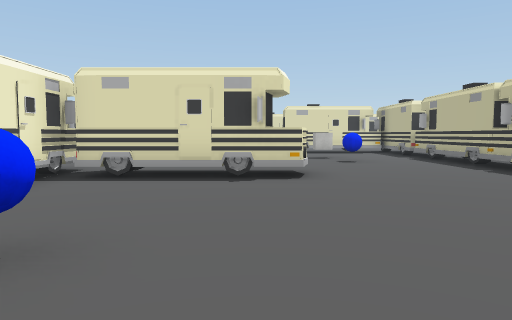
View 1 (above)

23 first-person views from a walk through a Unity game level. The camera is 1.4 m above the floor, tilts 4° down and sees 70° across. The floor is counted in squares, 2 m on a side. Each view is taken from the middle of a square. On the plan, view 1 faces up. The plan holds only what a view shows up to about 11 squares ahead; the rest is blank. The place goes on beyond the plan. The player character is not drawn. Some animated figures are left out. Some surface patterns are stand-ins.

View 2
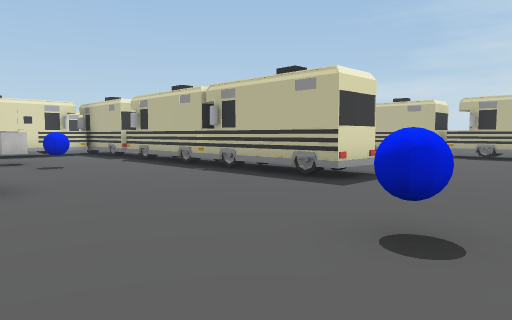

View 3
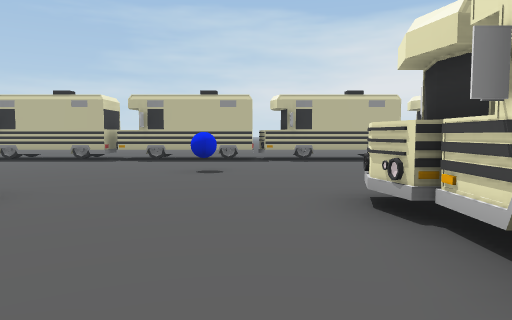

View 4
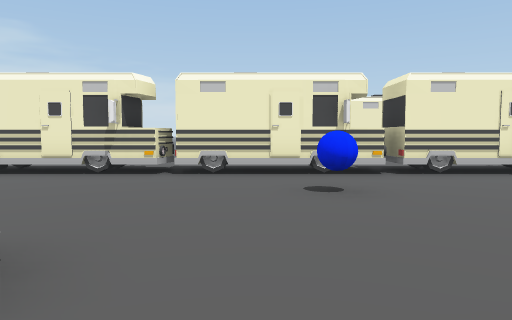

View 5
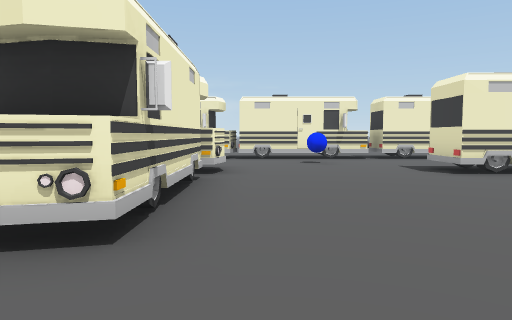

View 6
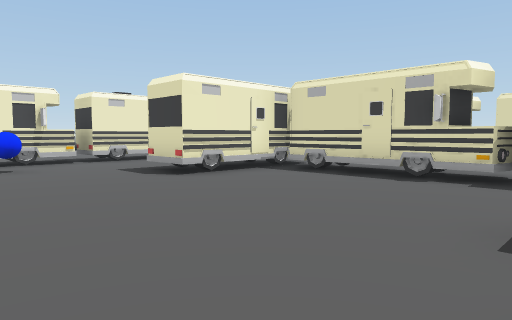

View 7
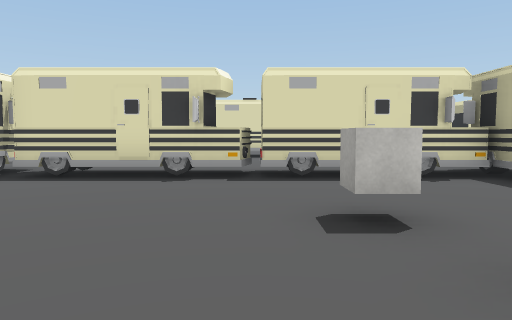

View 8
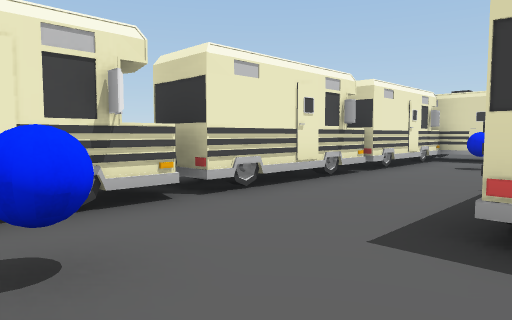

View 9
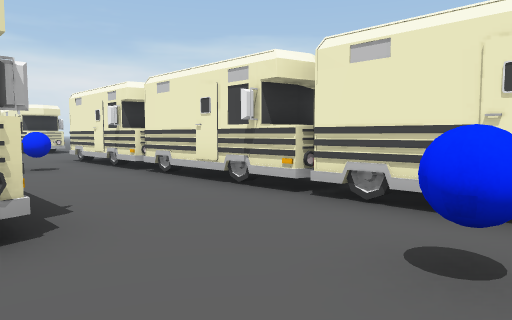

View 10
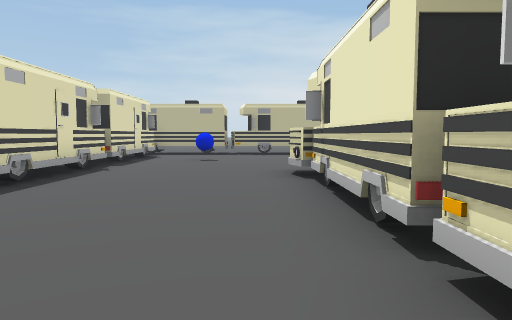

View 11
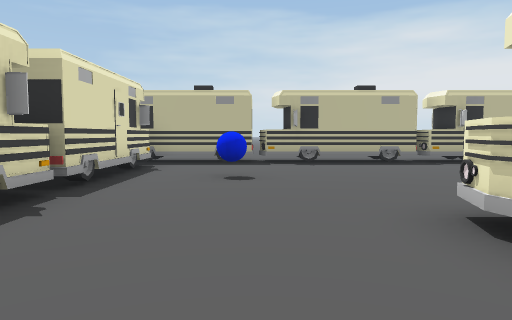

View 12
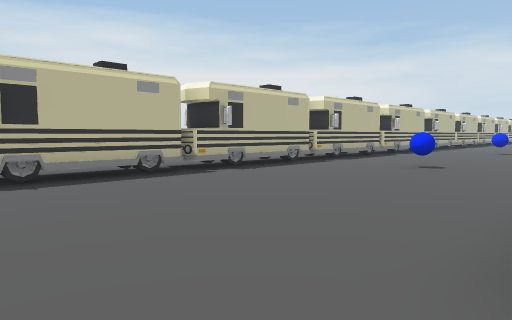

View 13
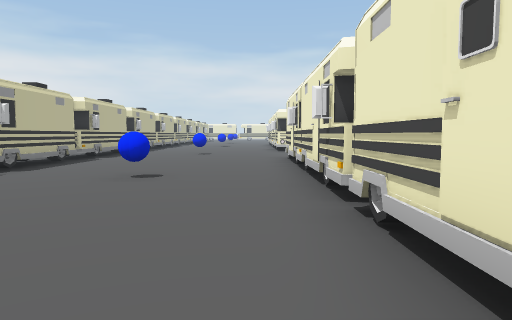

View 14
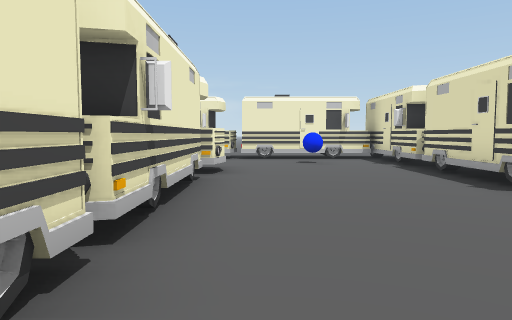

View 15
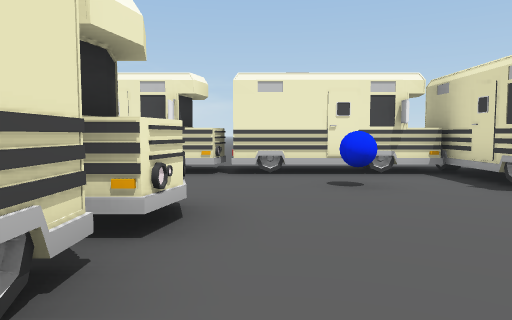

View 16
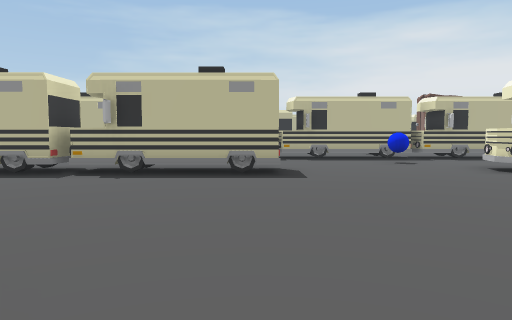

View 17
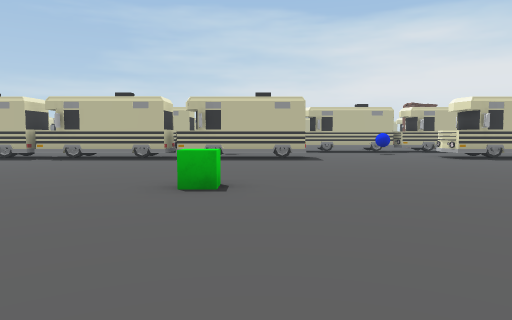

View 18
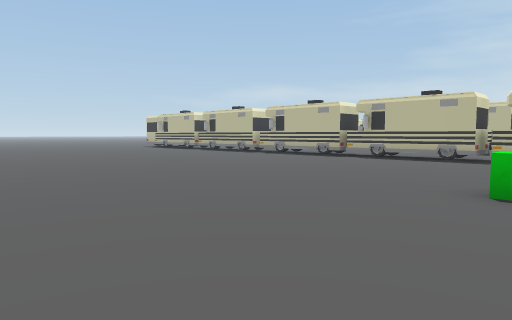

View 19
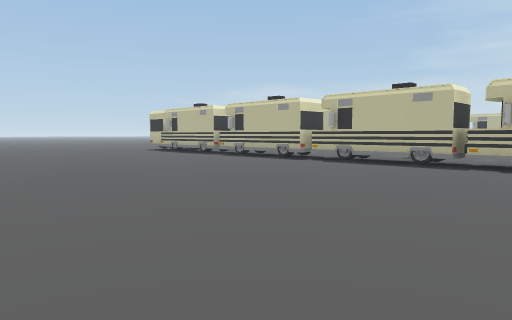

View 20
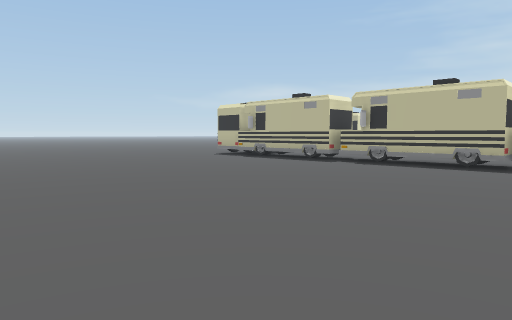

View 21
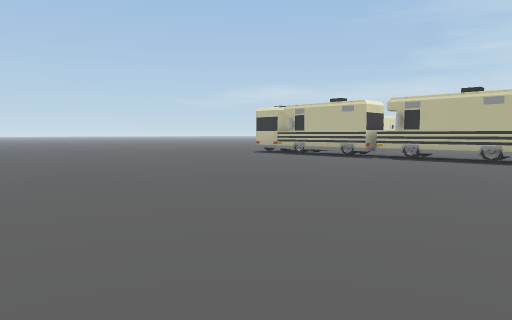

View 22
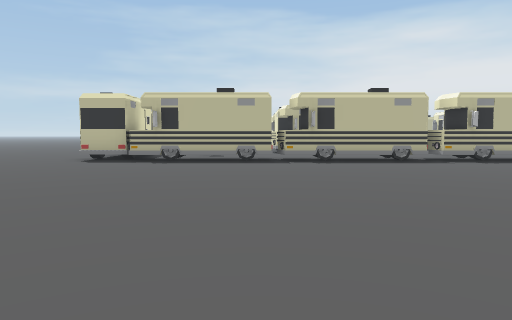

View 23
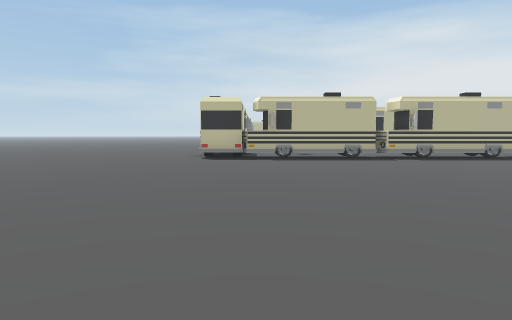

### Floor plan
Key: @ floor where view 1 was taken; # wall or solid block; . floor; C cube; B blue ball; G green cube; O other object.
Columns run from 19 left of view 1 to 14 right of it. Each row starts with its distance up from view 1.
 21   ...........                  O
 20  ..........O#OOO OOO OOO OOO OOOO.
 19 ...........O.......   .........# .
 18  ..........O...................# .
 17  ..........#.B..............B..##.
 16  ..........O...................OO.
 15  ..........O...O###O###OOO.....# .
 14  ..........O...O###O###O##.....# .
 13 ...........#...#........##.....# .
 12 ...........O...O........##.....OO.
 11 ...........O.........C..OO.....#
 10 ...........O.B.......B..##.....#
  9  ..........#............##..B..#
  8  ..........O............##.....OO
  7  ..........O...O###OO...OO.....#
  6  ..........O...O###O....##.....#
  5  ..........#...#........##.....##
  4 ...........O...O........##.....OO
  3 ...........O...O...............#
  2 .....G.....O.B.O.B...B......B..#
  1 ...........#...#...............##
  0  ..........O...O...@....O......OO
 -1   .............O.....O OOO.....#
 -2     ...........O...           .#
 -3      ........B.#..
 -4        ........O               OO

Positions as (right, up) in squares from view 1, and headings:
1: (0, 0), facing up
2: (0, 1), facing up-right
3: (2, 1), facing right
4: (3, 1), facing left
5: (3, 8), facing left
6: (2, 8), facing up-left
7: (1, 8), facing up
8: (-4, 9), facing up-left
9: (-4, 10), facing down-left
10: (-1, 16), facing right
11: (3, 17), facing right
12: (6, 17), facing down-right
13: (7, 15), facing down
14: (3, 16), facing left
15: (-1, 16), facing left
16: (-15, 0), facing right
17: (-19, 1), facing right
18: (-19, 1), facing up-right
19: (-17, 5), facing up-right
20: (-17, 10), facing up-right
21: (-19, 10), facing up-right
22: (-18, 16), facing right
23: (-19, 19), facing right
